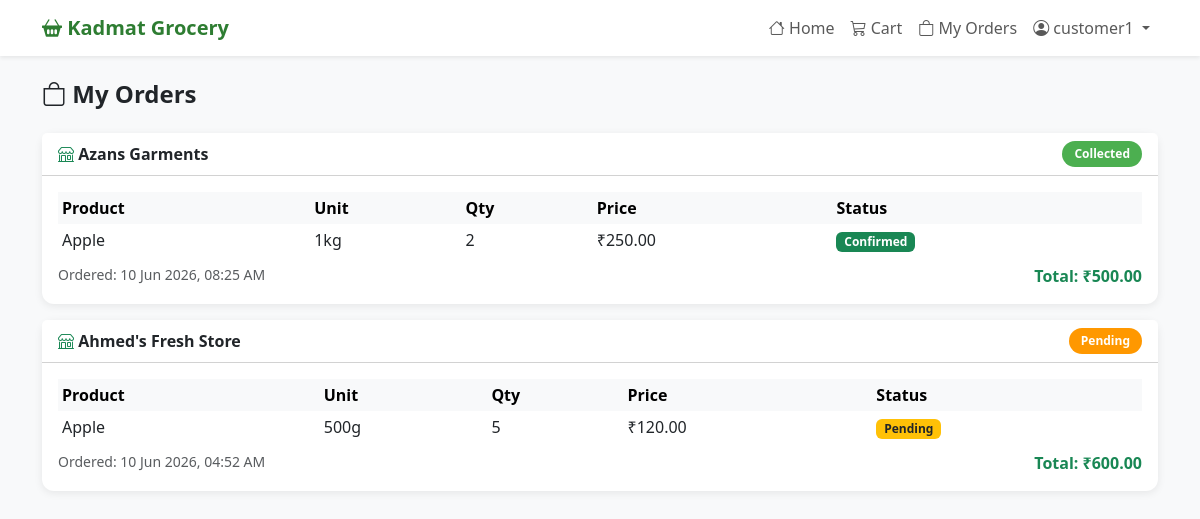
Page /orders/ (signed in) on the committed database.
### accounts/models.py (models this page shows, shortened)
class User(AbstractUser):
    ROLE_CHOICES = [
        ('admin', 'Admin'),
        ('seller', 'Seller'),
        ('customer', 'Customer'),
    ]
    role = models.CharField(max_length=10, choices=ROLE_CHOICES, default='customer')
    phone = models.CharField(max_length=15, blank=True)
    is_seller = models.BooleanField(default=False)
    is_customer = models.BooleanField(default=True)

### orders/models.py (models this page shows, shortened)
class Order(models.Model):
    STATUS_CHOICES = [
        ('pending', 'Pending'),
        ('confirmed', 'Confirmed'),
        ('ready', 'Ready for Pickup'),
        ('collected', 'Collected'),
        ('cancelled', 'Cancelled'),
    ]
    customer = models.ForeignKey(settings.AUTH_USER_MODEL, on_delete=models.CASCADE, related_name='orders')
    shop = models.ForeignKey(Shop, on_delete=models.CASCADE, related_name='orders')
    status = models.CharField(max_length=20, choices=STATUS_CHOICES, default='pending')
    created_at = models.DateTimeField(auto_now_add=True)
    updated_at = models.DateTimeField(auto_now=True)
    note = models.TextField(blank=True)
    def get_total(self):
        return sum(item.get_total() for item in self.items.all())

class OrderItem(models.Model):
    order = models.ForeignKey(Order, on_delete=models.CASCADE, related_name='items')
    variant = models.ForeignKey(ProductVariant, on_delete=models.CASCADE)
    quantity = models.PositiveIntegerField()
    price_at_order = models.DecimalField(max_digits=10, decimal_places=2)
    is_confirmed = models.BooleanField(default=False)
    def get_total(self):
        return self.price_at_order * self.quantity

### shops/models.py (models this page shows, shortened)
class Shop(models.Model):
    seller = models.OneToOneField(settings.AUTH_USER_MODEL, on_delete=models.CASCADE, related_name='shop')
    name = models.CharField(max_length=255)
    phone = models.CharField(max_length=15)
    location = models.TextField()
    is_active = models.BooleanField(default=True)
    created_at = models.DateTimeField(auto_now_add=True)

class ProductVariant(models.Model):
    UNIT_CHOICES = [
        ('count', 'Count (pieces)'),
        ('gram_250', '250g'),
        ('gram_500', '500g'),
        ('kg_1', '1kg'),
        ('kg_2', '2kg'),
        ('litre_1', '1 Litre'),
        ('custom', 'Custom'),
    ]
    seller_product = models.ForeignKey(SellerProduct, on_delete=models.CASCADE, related_name='variants')
    unit = models.CharField(max_length=20, choices=UNIT_CHOICES)
    custom_unit = models.CharField(max_length=50, blank=True)
    quantity_per_unit = models.PositiveIntegerField(default=1)
    price = models.DecimalField(max_digits=10, decimal_places=2)
    stock = models.PositiveIntegerField(default=0)
    def get_unit_display_name(self):
        if self.unit == 'count':
            return f"{self.quantity_per_unit} pieces"
        elif self.unit == 'custom':
            return self.custom_unit
        return self.get_unit_display()

class SellerProduct(models.Model):
    shop = models.ForeignKey(Shop, on_delete=models.CASCADE, related_name='products')
    base_product = models.ForeignKey(BaseProduct, on_delete=models.CASCADE)
    local_name = models.CharField(max_length=255, blank=True)
    is_available = models.BooleanField(default=True)
    class Meta:
        unique_together = ['shop', 'base_product']

### products/models.py (models this page shows, shortened)
class BaseProduct(models.Model):
    category = models.ForeignKey(Category, on_delete=models.SET_NULL, null=True, blank=True, related_name='products')
    name = models.CharField(max_length=255)
    image = models.ImageField(upload_to='products/', blank=True, null=True)
    created_at = models.DateTimeField(auto_now_add=True)
    class Meta:
        ordering = ['name']

### orders/views.py (the view)
# urls.py: path('orders/', views.my_orders, name='my_orders'),
@login_required
def my_orders(request):
    orders = Order.objects.filter(customer=request.user).order_by('-created_at')
    return render(request, 'customer/orders.html', {'orders': orders})

### templates/customer/orders.html (shortened to what this page needs)
{% extends 'base.html' %}
{% block content %}
<h4 class="fw-bold mb-4"><i class="bi bi-bag"></i> My Orders</h4>
{% if orders %}
    {% for order in orders %}
    <div class="card mb-3">
        <div class="card-header bg-white d-flex justify-content-between align-items-center">
            <span class="fw-bold"><i class="bi bi-shop text-success"></i> {{ order.shop.name }}</span>
            <span class="status-badge badge-{{ order.status }}">{{ order.get_status_display }}</span>
        </div>
        <div class="card-body">
            <table class="table table-sm table-borderless mb-2">
                <thead class="table-light">
                    <tr>
                        <th>Product</th>
                        <th>Unit</th>
                        <th>Qty</th>
                        <th>Price</th>
                        <th>Status</th>
                    </tr>
                </thead>
                <tbody>
                    {% for item in order.items.all %}
                    <tr>
                        <td>{{ item.variant.seller_product.base_product.name }}</td>
                        <td>{{ item.variant.get_unit_display_name }}</td>
                        <td>{{ item.quantity }}</td>
                        <td>₹{{ item.price_at_order }}</td>
                        <td>
                            {% if item.is_confirmed %}
                                <span class="badge bg-success">Confirmed</span>
                            {% else %}
                                <span class="badge bg-warning text-dark">Pending</span>
                            {% endif %}
                        </td>
                    </tr>
                    {% endfor %}
                </tbody>
            </table>
            <div class="d-flex justify-content-between">
                <small class="text-muted">Ordered: {{ order.created_at|date:"d M Y, h:i A" }}</small>
                <span class="fw-bold text-success">Total: ₹{{ order.get_total }}</span>
            </div>
        </div>
    </div>
    {% endfor %}
{% else %}
    <div class="text-center py-5">
        <i class="bi bi-bag-x text-muted" style="font-size:4rem;"></i>
        <h5 class="mt-3 text-muted">No orders yet</h5>
        <a href="/" class="btn btn-primary mt-2">Start Shopping</a>
    </div>
{% endif %}
{% endblock %}

### templates/base.html (shortened to what this page needs)
<!DOCTYPE html>
<html lang="en">
<head>
    <link href="https://cdn.jsdelivr.net/npm/bootstrap@5.3.0/dist/css/bootstrap.min.css" rel="stylesheet">
    <link href="https://cdn.jsdelivr.net/npm/bootstrap-icons@1.11.0/font/bootstrap-icons.css" rel="stylesheet">
</head>
<body>
    <nav class="navbar navbar-expand-lg navbar-light bg-white shadow-sm">
        <div class="container">
            <a class="navbar-brand" href="/">
                <i class="bi bi-basket2-fill"></i> Kadmat Grocery
            </a>
            <div class="collapse navbar-collapse" id="navbarNav">
                <ul class="navbar-nav ms-auto">
                    {% if user.is_authenticated %}
                    {% if user.role == 'customer' %}
                    <li class="nav-item"><a class="nav-link" href="/"><i class="bi bi-house"></i> Home</a></li>
                    <li class="nav-item"><a class="nav-link" href="/cart/"><i class="bi bi-cart3"></i> Cart</a></li>
                    <li class="nav-item"><a class="nav-link" href="/orders/"><i class="bi bi-bag"></i> My Orders</a>
                    </li>
                    {% elif user.role == 'admin' %}
                    <li class="nav-item"><a class="nav-link" href="/dashboard/"><i class="bi bi-speedometer2"></i>
                            Dashboard</a></li>
                    {% endif %}
                    <li class="nav-item dropdown">
                        <a class="nav-link dropdown-toggle" href="#" data-bs-toggle="dropdown">
                            <i class="bi bi-person-circle"></i> {{ user.username }}
                        </a>
                    </li>
                    {% else %}
                    <li class="nav-item"><a class="nav-link" href="/login/">Login</a></li>
                    <li class="nav-item"><a class="nav-link" href="/register/">Register</a></li>
                    {% endif %}
                </ul>
            </div>
        </div>
    </nav>
    <div class="container mt-4">
        {% block content %}{% endblock %}
    </div>
</body>
</html>

### templates/base.html (style rules this page uses)
body { background-color: #f8f9fa; }
.navbar-brand { font-weight: 700; color: #2e7d32 !important; }
.card { border: none; box-shadow: 0 2px 8px rgba(0, 0, 0, 0.08); border-radius: 12px; }
.badge-pending { background-color: #ff9800; }
.badge-collected { background-color: #4caf50; }
.status-badge { padding: 4px 12px; border-radius: 20px; font-size: 12px; font-weight: 600; color: white; }

### rows in the picture
User: username "customer1"
Order: shop.name "Azans Garments", status "Collected", created_at "10 Jun 2026, 08:25 AM", get_total "500.00"
OrderItem: variant.seller_product.base_product.name "Apple", variant.get_unit_display_name "1kg", quantity "2", price_at_order "250.00", is_confirmed "Confirmed"
Order: shop.name "Ahmed's Fresh Store", status "Pending", created_at "10 Jun 2026, 04:52 AM", get_total "600.00"
OrderItem: variant.seller_product.base_product.name "Apple", variant.get_unit_display_name "500g", quantity "5", price_at_order "120.00", is_confirmed "Pending"
